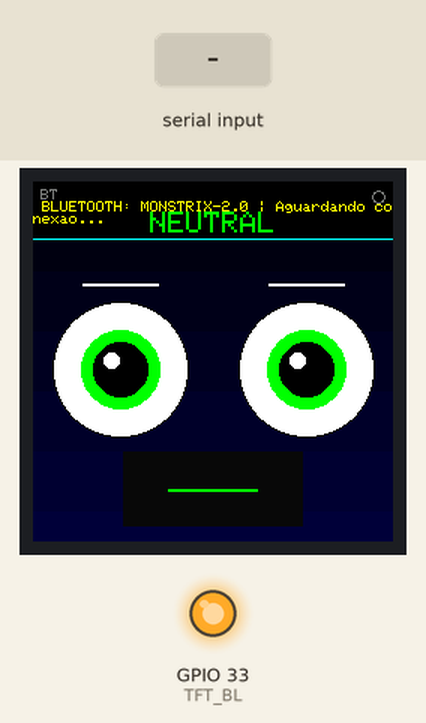
Simulated run of this sketch. Board: ESP32. Shown: 240×240 colour display, output pins drawn as LEDs (lit = HIGH). The test bench sets the inputs (shaded band). Random numbers use the default seed unless the sketch sets one; nothing arrives over Bluetooth unless stated; what the sketch prints to the serial monitor is not drawn.

Above: at 5.5 s.
5.6 s: "feliz\n" received over the second serial link
At 5.91 s:
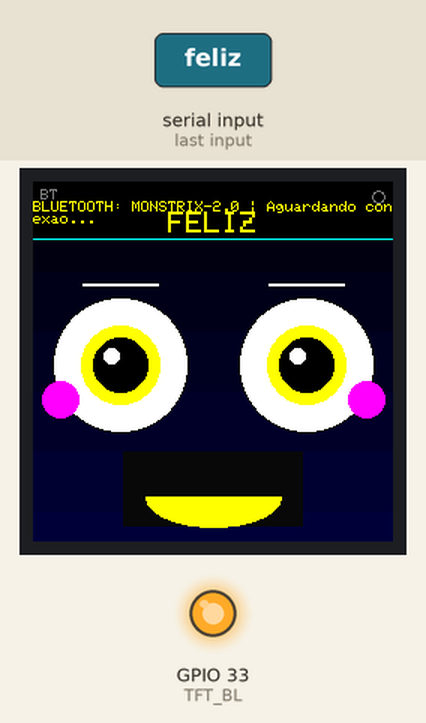
7.7 s: "happy\n" received over the second serial link
At 9.69 s:
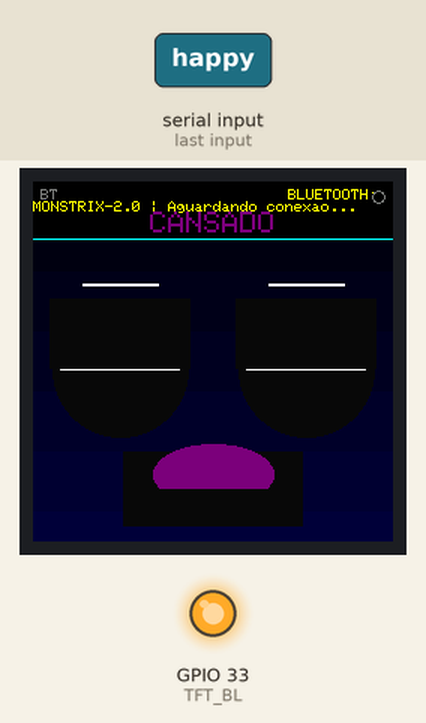
9.7 s: "triste\n" received over the second serial link
At 9.99 s:
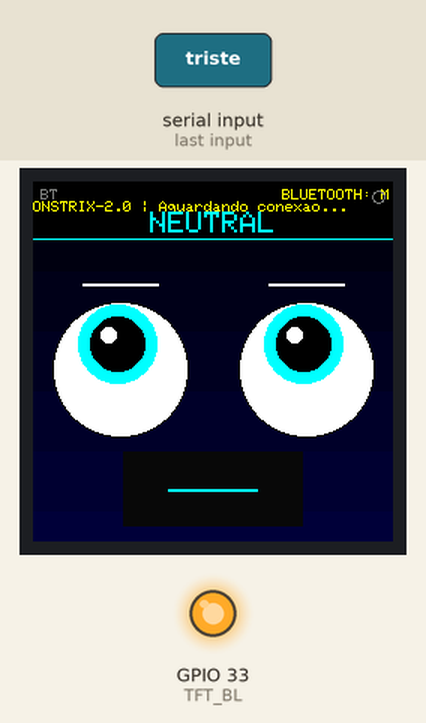
11.6 s: "sad\n" received over the second serial link
At 11.85 s:
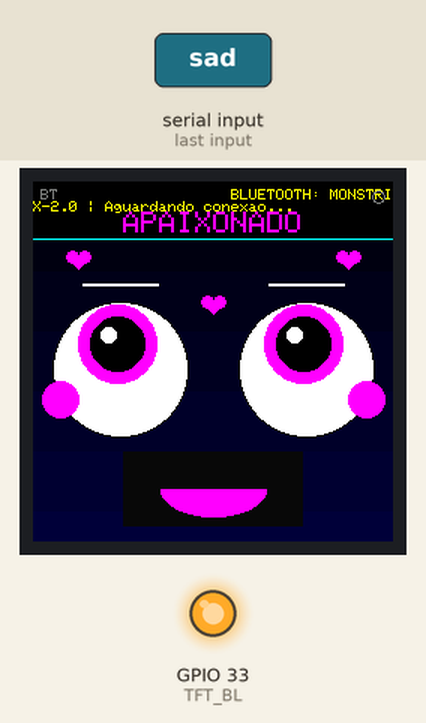
13.6 s: "bravo\n" received over the second serial link
At 14.67 s:
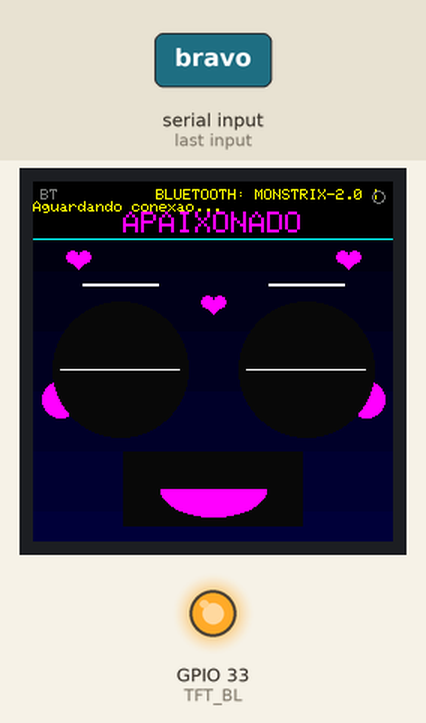
15.6 s: "angry\n" received over the second serial link
At 15.84 s:
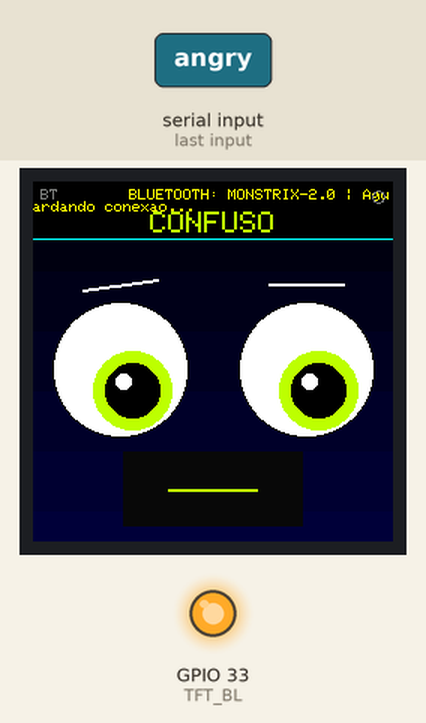

The sketch:

robo.ino
```cpp
#include <Arduino_GFX_Library.h>
#include <BluetoothSerial.h>

// --- PINAGEM ---
#define TFT_SCK   27
#define TFT_MOSI  26
#define TFT_DC    25
#define TFT_RST   12
#define TFT_BL    33

Arduino_DataBus *bus = new Arduino_ESP32SPI(TFT_DC, -1, TFT_SCK, TFT_MOSI, -1);
Arduino_GFX *gfx = new Arduino_ST7789(bus, TFT_RST, 0, true, 240, 240, 0, 0);

BluetoothSerial SerialBT;
String deviceName = "MONSTRIX-2.0";
bool bluetoothConnected = false;

// --- CONFIGURAÇÕES ---
#define SCREEN_WIDTH 240
#define SCREEN_HEIGHT 240
const int EYE_RADIUS = 45;
const int PUPIL_RADIUS = 18;
const int EYE_SPACING = 35;
const int BLINK_DURATION = 150;
const int EMOTION_INTERVAL = 60000;
const int IRIS_MOVE_INTERVAL = 5000; // Move a cada 5 segundos

const int EYE_LEFT_X = SCREEN_WIDTH / 2 - EYE_RADIUS - EYE_SPACING / 2;
const int EYE_RIGHT_X = SCREEN_WIDTH / 2 + EYE_RADIUS + EYE_SPACING / 2;
const int EYE_Y = SCREEN_HEIGHT / 2 + 5;

// CORES
#define COLOR_BG        0x0841
#define COLOR_WHITE     0xFFFF
#define COLOR_BLACK     0x0000
#define COLOR_CYAN      0x07FF
#define COLOR_BLUE      0x001F
#define COLOR_GREEN     0x07E0
#define COLOR_YELLOW    0xFFE0
#define COLOR_ORANGE    0xFD20
#define COLOR_RED       0xF800
#define COLOR_PINK      0xF81F
#define COLOR_PURPLE    0x780F
#define COLOR_LIME      0xBFE0
#define COLOR_GRAY      0x7BEF

enum Mood {
    NEUTRAL, HAPPY, EXCITED, LOVE, TIRED, SAD, ANGRY, CONFUSED
};

// Variáveis globais
unsigned long lastEmotionChange = 0;
unsigned long lastBlink = 0;
unsigned long lastIrisMove = 0;
unsigned long lastStatusScroll = 0;
Mood currentMood = NEUTRAL;
int pupilOffsetX = 0;
int pupilOffsetY = 0;
int targetPupilX = 0;
int targetPupilY = 0;
uint16_t currentIrisColor = COLOR_CYAN;
int statusScrollPos = SCREEN_WIDTH;
String statusMessage = "";

// --- BLUETOOTH ---
void callback(esp_spp_cb_event_t event, esp_spp_cb_param_t *param) {
    if (event == ESP_SPP_SRV_OPEN_EVT) {
        bluetoothConnected = true;
        Serial.println("✅ BT conectado!");
        SerialBT.println("🤖 MONSTRIX 2.0!");
        SerialBT.println("Comandos: feliz, triste, bravo, amor, cansado, neutro, confuso, empolgado");
    } else if (event == ESP_SPP_CLOSE_EVT) {
        bluetoothConnected = false;
        Serial.println("❌ BT desconectado!");
    }
}

void updateStatusMessage() {
    if (bluetoothConnected) {
        statusMessage = "    CONECTADO | Envie comandos via Bluetooth    ";
    } else {
        statusMessage = "    BLUETOOTH: " + deviceName + " | Aguardando conexao...    ";
    }
}

void processBluetoothCommand() {
    if (SerialBT.available()) {
        String command = SerialBT.readStringUntil('\n');
        command.trim();
        command.toLowerCase();

        if (command == "feliz" || command == "happy") {
            drawEmotion(HAPPY, "FELIZ", COLOR_YELLOW);
            SerialBT.println("😊 FELIZ");
        } else if (command == "triste" || command == "sad") {
            drawEmotion(SAD, "TRISTE", COLOR_BLUE);
            SerialBT.println("😢 TRISTE");
        } else if (command == "bravo" || command == "angry") {
            drawEmotion(ANGRY, "BRAVO", COLOR_RED);
            SerialBT.println("😠 BRAVO");
        } else if (command == "amor" || command == "love") {
            drawEmotion(LOVE, "APAIXONADO", COLOR_PINK);
            SerialBT.println("❤️ AMOR");
        } else if (command == "cansado" || command == "tired") {
            drawEmotion(TIRED, "CANSADO", COLOR_PURPLE);
            SerialBT.println("😴 CANSADO");
        } else if (command == "neutro" || command == "neutral") {
            drawEmotion(NEUTRAL, "NEUTRAL", COLOR_CYAN);
            SerialBT.println("😐 NEUTRO");
        } else if (command == "confuso" || command == "confused") {
            drawEmotion(CONFUSED, "CONFUSO", COLOR_LIME);
            SerialBT.println("🤔 CONFUSO");
        } else if (command == "empolgado" || command == "excited") {
            drawEmotion(EXCITED, "EMPOLGADO", COLOR_ORANGE);
            SerialBT.println("🤩 EMPOLGADO");
        } else if (command == "help" || command == "ajuda") {
            SerialBT.println("📋 Comandos: feliz, triste, bravo, amor, cansado, neutro, confuso, empolgado");
        } else {
            SerialBT.println("❓ Digite 'help'");
        }

        lastEmotionChange = millis();
    }
}

// --- DESENHO ---
void drawGradientBackground() {
    for (int y = 40; y < SCREEN_HEIGHT; y++) {
        uint16_t color = gfx->color565(0, 0, 20 + ((y - 40) * 40 / (SCREEN_HEIGHT - 40)));
        gfx->drawFastHLine(0, y, SCREEN_WIDTH, color);
    }
}

void drawStatusBar() {
    gfx->fillRect(0, 0, SCREEN_WIDTH, 38, COLOR_BLACK);
    gfx->setTextColor(bluetoothConnected ? COLOR_GREEN : COLOR_YELLOW);
    gfx->setTextSize(1);
    gfx->setCursor(statusScrollPos, 5);
    gfx->print(statusMessage);

    gfx->setCursor(5, 5);
    gfx->setTextColor(bluetoothConnected ? COLOR_GREEN : COLOR_GRAY);
    gfx->print("BT");

    if (bluetoothConnected) {
        gfx->fillCircle(230, 10, 4, COLOR_GREEN);
    } else {
        gfx->drawCircle(230, 10, 4, COLOR_GRAY);
    }

    gfx->drawFastHLine(0, 38, SCREEN_WIDTH, COLOR_CYAN);

    gfx->setTextSize(2);
    gfx->setTextColor(currentIrisColor);
    String moodText = "";
    switch (currentMood) {
        case NEUTRAL: moodText = "NEUTRAL"; break;
        case HAPPY: moodText = "FELIZ"; break;
        case EXCITED: moodText = "EMPOLGADO"; break;
        case LOVE: moodText = "APAIXONADO"; break;
        case TIRED: moodText = "CANSADO"; break;
        case SAD: moodText = "TRISTE"; break;
        case ANGRY: moodText = "BRAVO"; break;
        case CONFUSED: moodText = "CONFUSO"; break;
    }
    int textWidth = moodText.length() * 12;
    gfx->setCursor((SCREEN_WIDTH - textWidth) / 2, 20);
    gfx->print(moodText);
}

void scrollStatusBar() {
    statusScrollPos -= 2;
    int messageWidth = statusMessage.length() * 6;
    if (statusScrollPos < -messageWidth) {
        statusScrollPos = SCREEN_WIDTH;
    }
    drawStatusBar();
}

void moveIrisRandomly() {
    int maxOffset = EYE_RADIUS - PUPIL_RADIUS - 10;
    targetPupilX = random(-maxOffset, maxOffset + 1);
    targetPupilY = random(-maxOffset, maxOffset + 1);
    Serial.print("Nova posição: X=");
    Serial.print(targetPupilX);
    Serial.print(" Y=");
    Serial.println(targetPupilY);
}

// ✅ MOVIMENTO INSTANTÂNEO (SEM ANIMAÇÃO SUAVE)
void updateIrisPosition() {
    pupilOffsetX = targetPupilX;
    pupilOffsetY = targetPupilY;
}

void drawEye(int x, int y, uint16_t irisColor, bool isOpen = true) {
    if (!isOpen) {
        gfx->fillCircle(x, y, EYE_RADIUS, COLOR_BG);
        gfx->drawFastHLine(x - EYE_RADIUS + 5, y, (EYE_RADIUS - 5) * 2, COLOR_WHITE);
        return;
    }

    // ✅ DESENHO DIRETO SEM startWrite/endWrite
    gfx->fillCircle(x, y, EYE_RADIUS, COLOR_WHITE);
    gfx->fillCircle(x + pupilOffsetX, y + pupilOffsetY, PUPIL_RADIUS + 8, irisColor);
    gfx->fillCircle(x + pupilOffsetX, y + pupilOffsetY, PUPIL_RADIUS, COLOR_BLACK);
    gfx->fillCircle(x + pupilOffsetX - 6, y + pupilOffsetY - 6, 5, COLOR_WHITE);
    gfx->drawCircle(x, y, EYE_RADIUS, COLOR_BLACK);
}

void drawTiredEye(int x, int y, uint16_t irisColor) {
    gfx->fillCircle(x, y, EYE_RADIUS, COLOR_WHITE);
    gfx->fillCircle(x + pupilOffsetX, y + pupilOffsetY, PUPIL_RADIUS + 8, irisColor);
    gfx->fillCircle(x + pupilOffsetX, y + pupilOffsetY, PUPIL_RADIUS, COLOR_BLACK);
    gfx->fillCircle(x + pupilOffsetX - 6, y + pupilOffsetY - 6, 5, COLOR_WHITE);
    gfx->drawCircle(x, y, EYE_RADIUS, COLOR_BLACK);
    gfx->fillRect(x - EYE_RADIUS - 2, y - EYE_RADIUS - 2, (EYE_RADIUS * 2) + 4, EYE_RADIUS + 2, COLOR_BG);
    gfx->drawLine(x - EYE_RADIUS, y, x + EYE_RADIUS, y, COLOR_WHITE);
    gfx->drawLine(x - EYE_RADIUS, y + 1, x + EYE_RADIUS, y + 1, COLOR_WHITE);
    gfx->drawLine(x - EYE_RADIUS, y + 2, x + EYE_RADIUS, y + 2, COLOR_WHITE);
}

void drawBrow(int x, int y, int angle) {
    int x1, y1, x2, y2;
    if (angle > 0) {
        x1 = x - 25; y1 = y - EYE_RADIUS - 8;
        x2 = x + 25; y2 = y - EYE_RADIUS - 15;
    } else if (angle < 0) {
        x1 = x - 25; y1 = y - EYE_RADIUS - 15;
        x2 = x + 25; y2 = y - EYE_RADIUS - 8;
    } else {
        x1 = x - 25; y1 = y - EYE_RADIUS - 12;
        x2 = x + 25; y2 = y - EYE_RADIUS - 12;
    }
    gfx->drawLine(x1, y1, x2, y2, COLOR_WHITE);
    gfx->drawLine(x1, y1 + 1, x2, y2 + 1, COLOR_WHITE);
}

void drawMouth(int centerX, int centerY, Mood mood, uint16_t color) {
    int mouthY = EYE_Y + EYE_RADIUS + 35;
    gfx->fillRect(centerX - 60, mouthY - 25, 120, 50, COLOR_BG);

    switch (mood) {
        case HAPPY:
        case EXCITED:
            gfx->fillEllipse(centerX, mouthY + 5, 45, 20, color);
            gfx->fillRect(centerX - 50, mouthY - 20, 100, 25, COLOR_BG);
            if (mood == EXCITED) gfx->fillEllipse(centerX, mouthY + 10, 30, 15, COLOR_BLACK);
            break;
        case LOVE:
            gfx->fillEllipse(centerX, mouthY, 35, 18, COLOR_PINK);
            gfx->fillRect(centerX - 40, mouthY - 18, 80, 18, COLOR_BG);
            break;
        case SAD:
        case TIRED:
            gfx->fillEllipse(centerX, mouthY - 10, 40, 20, color);
            gfx->fillRect(centerX - 45, mouthY, 90, 25, COLOR_BG);
            break;
        case ANGRY:
            gfx->fillRect(centerX - 35, mouthY - 3, 70, 6, COLOR_RED);
            break;
        default:
            gfx->drawFastHLine(centerX - 30, mouthY, 60, color);
            gfx->drawFastHLine(centerX - 30, mouthY + 1, 60, color);
            break;
    }
}

void drawCheeks(Mood mood) {
    if (mood == HAPPY || mood == EXCITED || mood == LOVE) {
        gfx->fillCircle(EYE_LEFT_X - 40, EYE_Y + 20, 12, COLOR_PINK);
        gfx->fillCircle(EYE_RIGHT_X + 40, EYE_Y + 20, 12, COLOR_PINK);
    }
}

void drawHeartSymbols() {
    for (int i = 0; i < 3; i++) {
        int x = 30 + i * 90;
        int y = 50 + (i % 2) * 30;
        int size = 8;
        gfx->fillCircle(x - size/2, y, size/2, COLOR_PINK);
        gfx->fillCircle(x + size/2, y, size/2, COLOR_PINK);
        gfx->fillTriangle(x - size, y, x + size, y, x, y + size, COLOR_PINK);
    }
}

void drawSweatDrop() {
    gfx->fillCircle(EYE_RIGHT_X + 35, EYE_Y - 15, 8, COLOR_CYAN);
    gfx->fillCircle(EYE_RIGHT_X + 35, EYE_Y - 15, 5, COLOR_WHITE);
    gfx->fillTriangle(EYE_RIGHT_X + 35 - 3, EYE_Y - 7, EYE_RIGHT_X + 35 + 3, EYE_Y - 7, EYE_RIGHT_X + 35, EYE_Y + 2, COLOR_CYAN);
}

void drawAngerSymbols() {
    gfx->drawLine(EYE_LEFT_X - 45, EYE_Y - 25, EYE_LEFT_X - 35, EYE_Y - 35, COLOR_RED);
    gfx->drawLine(EYE_LEFT_X - 40, EYE_Y - 25, EYE_LEFT_X - 30, EYE_Y - 35, COLOR_RED);
    gfx->drawLine(EYE_LEFT_X - 47, EYE_Y - 30, EYE_LEFT_X - 33, EYE_Y - 30, COLOR_RED);
}

void drawEmotion(Mood mood, String moodName, uint16_t mainColor) {
    currentMood = mood;
    currentIrisColor = mainColor;

    drawGradientBackground();

    switch (mood) {
        case LOVE: drawHeartSymbols(); break;
        case TIRED: drawSweatDrop(); break;
        case ANGRY: drawAngerSymbols(); break;
    }

    switch (mood) {
        case ANGRY:
            drawBrow(EYE_LEFT_X, EYE_Y, -1);
            drawBrow(EYE_RIGHT_X, EYE_Y, -1);
            break;
        case CONFUSED:
            drawBrow(EYE_LEFT_X, EYE_Y, 1);
            drawBrow(EYE_RIGHT_X, EYE_Y, 0);
            break;
        case EXCITED:
            drawBrow(EYE_LEFT_X, EYE_Y, 1);
            drawBrow(EYE_RIGHT_X, EYE_Y, 1);
            break;
        default:
            drawBrow(EYE_LEFT_X, EYE_Y, 0);
            drawBrow(EYE_RIGHT_X, EYE_Y, 0);
            break;
    }

    if (mood == TIRED) {
        drawTiredEye(EYE_LEFT_X, EYE_Y, mainColor);
        drawTiredEye(EYE_RIGHT_X, EYE_Y, mainColor);
    } else if (mood == HAPPY || mood == EXCITED) {
        drawEye(EYE_LEFT_X, EYE_Y - 3, mainColor);
        drawEye(EYE_RIGHT_X, EYE_Y - 3, mainColor);
    } else if (mood == SAD) {
        drawEye(EYE_LEFT_X, EYE_Y + 5, COLOR_BLUE);
        drawEye(EYE_RIGHT_X, EYE_Y + 5, COLOR_BLUE);
        gfx->fillCircle(EYE_LEFT_X, EYE_Y + EYE_RADIUS + 10, 4, COLOR_CYAN);
        gfx->fillCircle(EYE_RIGHT_X, EYE_Y + EYE_RADIUS + 10, 4, COLOR_CYAN);
    } else {
        drawEye(EYE_LEFT_X, EYE_Y, mainColor);
        drawEye(EYE_RIGHT_X, EYE_Y, mainColor);
    }

    drawCheeks(mood);
    drawMouth(SCREEN_WIDTH / 2, EYE_Y, mood, mainColor);
    drawStatusBar();
}

void blinkEyes() {
    int eyeY = (currentMood == HAPPY || currentMood == EXCITED) ? EYE_Y - 3 : EYE_Y;
    drawEye(EYE_LEFT_X, eyeY, currentIrisColor, false);
    drawEye(EYE_RIGHT_X, eyeY, currentIrisColor, false);
    delay(BLINK_DURATION);
}

void setRandomMood() {
    int moodIndex = random(0, 8);
    moveIrisRandomly();

    switch (moodIndex) {
        case 0: drawEmotion(NEUTRAL, "NEUTRAL", COLOR_CYAN); break;
        case 1: drawEmotion(HAPPY, "FELIZ", COLOR_YELLOW); break;
        case 2: drawEmotion(EXCITED, "EMPOLGADO", COLOR_ORANGE); break;
        case 3: drawEmotion(LOVE, "APAIXONADO", COLOR_PINK); break;
        case 4: drawEmotion(TIRED, "CANSADO", COLOR_PURPLE); break;
        case 5: drawEmotion(SAD, "TRISTE", COLOR_BLUE); break;
        case 6: drawEmotion(ANGRY, "BRAVO", COLOR_RED); break;
        case 7: drawEmotion(CONFUSED, "CONFUSO", COLOR_LIME); break;
    }
}

void setup() {
    Serial.begin(115200);

    pinMode(TFT_BL, OUTPUT);
    digitalWrite(TFT_BL, HIGH);

    if (!gfx->begin()) {
        Serial.println("❌ ERRO Display!");
        while(1);
    }

    SerialBT.begin(deviceName);
    SerialBT.register_callback(callback);
    Serial.println("✅ BT: " + deviceName);

    gfx->fillScreen(COLOR_BLACK);

    // Splash
    gfx->fillScreen(COLOR_BG);
    gfx->setTextColor(COLOR_YELLOW);
    gfx->setTextSize(3);
    gfx->setCursor(20, 60);
    gfx->println("MONSTRIX");
    gfx->setTextSize(2);
    gfx->setTextColor(COLOR_CYAN);
    gfx->setCursor(70, 100);
    gfx->println("2.0");
    gfx->setTextSize(1);
    gfx->setTextColor(COLOR_WHITE);
    gfx->setCursor(30, 140);
    gfx->println("Robot de Emocoes");
    gfx->setCursor(15, 160);
    gfx->setTextColor(COLOR_GREEN);
    gfx->print("BT: ");
    gfx->print(deviceName);

    delay(3000);

    randomSeed(analogRead(0));
    updateStatusMessage();

    Serial.println("🤖 PRONTO!");

    drawEmotion(NEUTRAL, "PRONTO!", COLOR_GREEN);
    delay(1000);

    lastEmotionChange = millis();
    lastBlink = millis();
    lastIrisMove = millis();
    lastStatusScroll = millis();

    moveIrisRandomly();
}

void loop() {
    unsigned long now = millis();

    processBluetoothCommand();

    static unsigned long lastStatusUpdate = 0;
    if (now - lastStatusUpdate > 5000) {
        lastStatusUpdate = now;
        updateStatusMessage();
    }

    // Rolagem do status
    if (now - lastStatusScroll > 100) {
        lastStatusScroll = now;
        scrollStatusBar();
    }

    // ✅ MOVIMENTO INSTANTÂNEO DAS ÍRIS (SEM GLITCH!)
    // Só atualiza quando chegar a nova posição aleatória
    if (now - lastIrisMove > IRIS_MOVE_INTERVAL) {
        lastIrisMove = now;
        moveIrisRandomly();
        updateIrisPosition(); // Atualiza instantaneamente

        // Redesenha os olhos com a nova posição
        if (currentMood != TIRED && currentMood != SAD) {
            int eyeY = (currentMood == HAPPY || currentMood == EXCITED) ? EYE_Y - 3 : EYE_Y;
            drawEye(EYE_LEFT_X, eyeY, currentIrisColor);
            drawEye(EYE_RIGHT_X, eyeY, currentIrisColor);
        }
    }

    // Piscar
    if (now - lastBlink > random(5000, 9000)) {
        lastBlink = now;
        blinkEyes();
        delay(100);

        int eyeY = (currentMood == HAPPY || currentMood == EXCITED) ? EYE_Y - 3 : EYE_Y;
        if (currentMood == TIRED) {
            drawTiredEye(EYE_LEFT_X, EYE_Y, currentIrisColor);
            drawTiredEye(EYE_RIGHT_X, EYE_Y, currentIrisColor);
        } else if (currentMood == SAD) {
            drawEye(EYE_LEFT_X, EYE_Y + 5, COLOR_BLUE);
            drawEye(EYE_RIGHT_X, EYE_Y + 5, COLOR_BLUE);
            gfx->fillCircle(EYE_LEFT_X, EYE_Y + EYE_RADIUS + 10, 4, COLOR_CYAN);
            gfx->fillCircle(EYE_RIGHT_X, EYE_Y + EYE_RADIUS + 10, 4, COLOR_CYAN);
        } else {
            drawEye(EYE_LEFT_X, eyeY, currentIrisColor);
            drawEye(EYE_RIGHT_X, eyeY, currentIrisColor);
        }
    }

    // Mudar emoção
    if (now - lastEmotionChange > EMOTION_INTERVAL) {
        lastEmotionChange = now;
        setRandomMood();
    }
}
```
